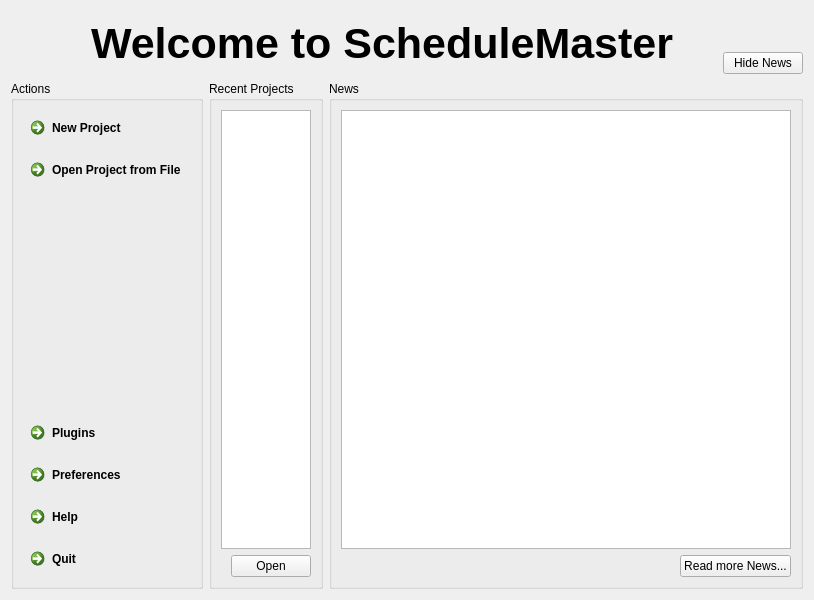
<?xml version="1.0" encoding="UTF-8"?>
<ui version="4.0">
 <class>DockWelcome</class>
 <widget class="QWidget" name="DockWelcome">
  <property name="geometry">
   <rect>
    <x>0</x>
    <y>0</y>
    <width>800</width>
    <height>600</height>
   </rect>
  </property>
  <property name="windowTitle">
   <string>Form</string>
  </property>
  <layout class="QVBoxLayout" name="verticalLayout_4">
   <item>
    <layout class="QHBoxLayout" name="horizontalLayout">
     <property name="spacing">
      <number>16</number>
     </property>
     <item>
      <widget class="QLabel" name="lIcon">
       <property name="minimumSize">
        <size>
         <width>64</width>
         <height>64</height>
        </size>
       </property>
       <property name="maximumSize">
        <size>
         <width>64</width>
         <height>16777215</height>
        </size>
       </property>
       <property name="text">
        <string notr="true">&lt;Icon&gt;</string>
       </property>
      </widget>
     </item>
     <item>
      <widget class="QLabel" name="lWelcome">
       <property name="minimumSize">
        <size>
         <width>0</width>
         <height>64</height>
        </size>
       </property>
       <property name="font">
        <font>
         <pointsize>32</pointsize>
         <bold>true</bold>
        </font>
       </property>
       <property name="text">
        <string>Welcome to ScheduleMaster</string>
       </property>
      </widget>
     </item>
     <item>
      <spacer name="horizontalSpacer_2">
       <property name="orientation">
        <enum>Qt::Orientation::Horizontal</enum>
       </property>
       <property name="sizeHint" stdset="0">
        <size>
         <width>40</width>
         <height>20</height>
        </size>
       </property>
      </spacer>
     </item>
     <item>
      <layout class="QVBoxLayout" name="verticalLayout_5">
       <item>
        <spacer name="verticalSpacer_2">
         <property name="orientation">
          <enum>Qt::Orientation::Vertical</enum>
         </property>
         <property name="sizeType">
          <enum>QSizePolicy::Policy::Maximum</enum>
         </property>
         <property name="sizeHint" stdset="0">
          <size>
           <width>20</width>
           <height>40</height>
          </size>
         </property>
        </spacer>
       </item>
       <item>
        <widget class="QPushButton" name="pbToggleNews">
         <property name="text">
          <string>Hide News</string>
         </property>
        </widget>
       </item>
      </layout>
     </item>
    </layout>
   </item>
   <item>
    <layout class="QHBoxLayout" name="horizontalLayout_3" stretch="0,1,0">
     <item>
      <widget class="QGroupBox" name="gbActions">
       <property name="title">
        <string>Actions</string>
       </property>
       <layout class="QVBoxLayout" name="verticalLayout">
        <item>
         <widget class="QCommandLinkButton" name="clbNewProject">
          <property name="text">
           <string>New Project</string>
          </property>
          <property name="icon">
           <iconset resource="../Resources.qrc">
            <normaloff>:/Icons/FileNew.ico</normaloff>:/Icons/FileNew.ico</iconset>
          </property>
         </widget>
        </item>
        <item>
         <widget class="QCommandLinkButton" name="clbOpenProject">
          <property name="text">
           <string>Open Project from File</string>
          </property>
          <property name="icon">
           <iconset resource="../Resources.qrc">
            <normaloff>:/Icons/FileOpen.ico</normaloff>:/Icons/FileOpen.ico</iconset>
          </property>
         </widget>
        </item>
        <item>
         <spacer name="verticalSpacer">
          <property name="orientation">
           <enum>Qt::Orientation::Vertical</enum>
          </property>
          <property name="sizeHint" stdset="0">
           <size>
            <width>20</width>
            <height>232</height>
           </size>
          </property>
         </spacer>
        </item>
        <item>
         <widget class="QCommandLinkButton" name="clbPlugins">
          <property name="text">
           <string>Plugins</string>
          </property>
          <property name="icon">
           <iconset resource="../Resources.qrc">
            <normaloff>:/Icons/Plugin.ico</normaloff>:/Icons/Plugin.ico</iconset>
          </property>
         </widget>
        </item>
        <item>
         <widget class="QCommandLinkButton" name="clbPreferences">
          <property name="text">
           <string>Preferences</string>
          </property>
          <property name="icon">
           <iconset resource="../Resources.qrc">
            <normaloff>:/Icons/Preferences.ico</normaloff>:/Icons/Preferences.ico</iconset>
          </property>
         </widget>
        </item>
        <item>
         <widget class="QCommandLinkButton" name="clbHelp">
          <property name="text">
           <string>Help</string>
          </property>
          <property name="icon">
           <iconset resource="../Resources.qrc">
            <normaloff>:/Icons/Manual.ico</normaloff>:/Icons/Manual.ico</iconset>
          </property>
         </widget>
        </item>
        <item>
         <widget class="QCommandLinkButton" name="clbQuit">
          <property name="text">
           <string>Quit</string>
          </property>
          <property name="icon">
           <iconset resource="../Resources.qrc">
            <normaloff>:/Icons/Quit.ico</normaloff>:/Icons/Quit.ico</iconset>
          </property>
         </widget>
        </item>
       </layout>
      </widget>
     </item>
     <item>
      <widget class="QGroupBox" name="gbRecentFiles">
       <property name="title">
        <string>Recent Projects</string>
       </property>
       <layout class="QVBoxLayout" name="verticalLayout_2">
        <item>
         <widget class="QListWidget" name="lwRecentProjects">
          <property name="verticalScrollMode">
           <enum>QAbstractItemView::ScrollMode::ScrollPerPixel</enum>
          </property>
          <property name="horizontalScrollMode">
           <enum>QAbstractItemView::ScrollMode::ScrollPerPixel</enum>
          </property>
         </widget>
        </item>
        <item>
         <layout class="QHBoxLayout" name="horizontalLayout_2">
          <item>
           <spacer name="horizontalSpacer">
            <property name="orientation">
             <enum>Qt::Orientation::Horizontal</enum>
            </property>
            <property name="sizeHint" stdset="0">
             <size>
              <width>40</width>
              <height>20</height>
             </size>
            </property>
           </spacer>
          </item>
          <item>
           <widget class="QPushButton" name="pbOpen">
            <property name="text">
             <string>Open</string>
            </property>
           </widget>
          </item>
         </layout>
        </item>
       </layout>
      </widget>
     </item>
     <item>
      <widget class="QGroupBox" name="gbNews">
       <property name="title">
        <string>News</string>
       </property>
       <layout class="QVBoxLayout" name="verticalLayout_3">
        <item>
         <widget class="QListWidget" name="lwNews">
          <property name="minimumSize">
           <size>
            <width>450</width>
            <height>0</height>
           </size>
          </property>
          <property name="maximumSize">
           <size>
            <width>450</width>
            <height>16777215</height>
           </size>
          </property>
          <property name="verticalScrollMode">
           <enum>QAbstractItemView::ScrollMode::ScrollPerPixel</enum>
          </property>
          <property name="horizontalScrollMode">
           <enum>QAbstractItemView::ScrollMode::ScrollPerPixel</enum>
          </property>
         </widget>
        </item>
        <item>
         <layout class="QHBoxLayout" name="horizontalLayout_4">
          <item>
           <spacer name="horizontalSpacer_3">
            <property name="orientation">
             <enum>Qt::Orientation::Horizontal</enum>
            </property>
            <property name="sizeHint" stdset="0">
             <size>
              <width>40</width>
              <height>20</height>
             </size>
            </property>
           </spacer>
          </item>
          <item>
           <widget class="QPushButton" name="pbMoreNews">
            <property name="text">
             <string>Read more News...</string>
            </property>
           </widget>
          </item>
         </layout>
        </item>
       </layout>
      </widget>
     </item>
    </layout>
   </item>
  </layout>
 </widget>
 <resources>
  <include location="../Resources.qrc"/>
 </resources>
 <connections/>
</ui>
